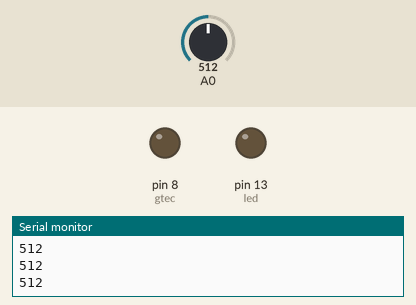
The sketch below on a simulated Arduino Uno, built with avr-gcc and run on an emulated ATmega328P. Shown: output pins drawn as LEDs (lit = HIGH), the last lines printed to the serial monitor. The inputs (shaded band) are chosen by the test bench; at power-on: A0 = 512.

Above: at 1.2 s.
1.3 s: A0 set to 584
2.8 s: A0 set to 608
At 4.0 s:
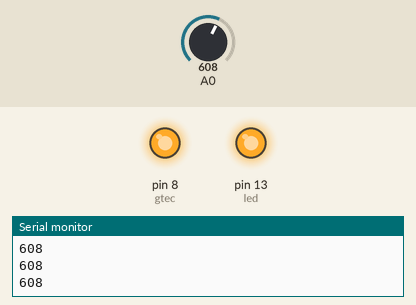
4.3 s: A0 set to 590
At 5.2 s:
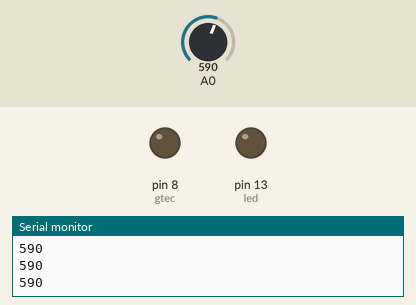
5.8 s: A0 set to 610
At 6.4 s:
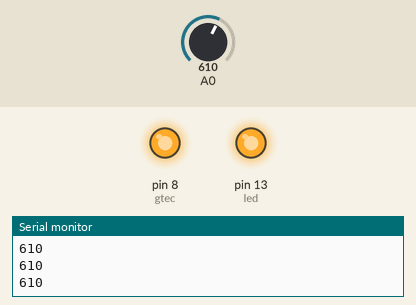
Timing chart, 0 to 8.3 s (numbered marks = the images above; inputs shaded):
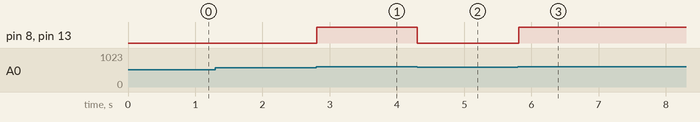

Measured:
- the behaviour switches between 600 and 601 on A0 (found by bisection; images 0 and 1)
- after the input at 2.8 s, pin 8 (gtec), pin 13 (led): LOW → HIGH at once
- after the input at 4.3 s, pin 8 (gtec), pin 13 (led): HIGH → LOW at once
- after the input at 5.8 s, pin 8 (gtec), pin 13 (led): LOW → HIGH at once

The sketch:

PhotoDiodeTrigger.ino
```cpp
int led = 13;
int gtec = 8;


 void setup() {
  pinMode(led, OUTPUT);
  pinMode(gtec, OUTPUT);
  int digitalwrite(led,LOW);
  Serial.begin(9600);
}

 void loop() {
  int sensorValue = 0;
  sensorValue = analogRead(A0);
  Serial.println(sensorValue);
  if (sensorValue>600)
  {
    digitalWrite(led,HIGH);
    digitalWrite(gtec,HIGH);
//    Serial.println("trigger");
  }
  else {
    digitalWrite(led,LOW);
    digitalWrite(gtec,LOW);
  }

}
```
